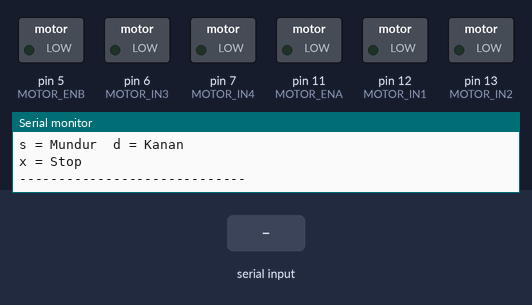
Simulated run of this sketch. Board: Arduino Uno, built with avr-gcc and run on an emulated ATmega328P. Parts: switched loads named in the sketch (green lamp = pin HIGH), the last lines printed to the serial monitor. Inputs (shaded band) come from the test bench.

Above: at 1.2 s.
1.3 s: "w\n" received over Serial
At 1.9 s:
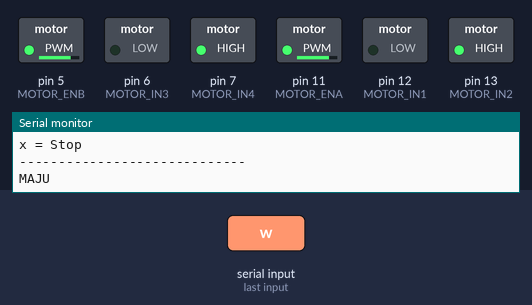
2.8 s: byte 115 ('s') received over Serial
At 3.1 s:
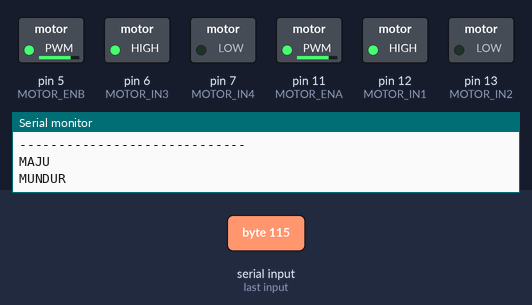
4.3 s: byte 97 ('a') received over Serial
At 5.4 s:
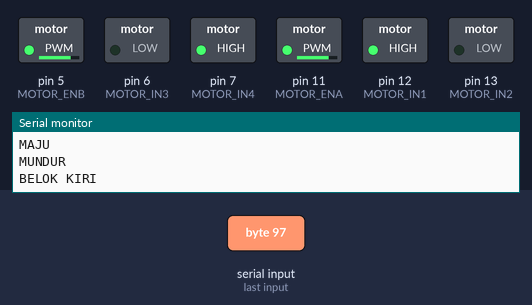
5.8 s: byte 100 ('d') received over Serial
At 6.6 s:
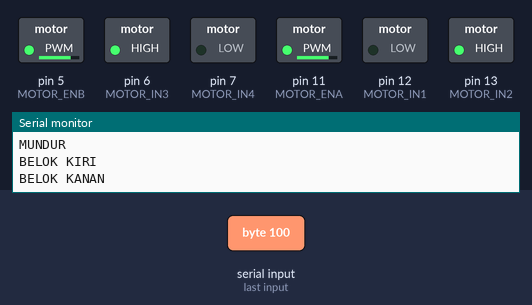
7.3 s: "s\n" received over Serial
At 7.7 s:
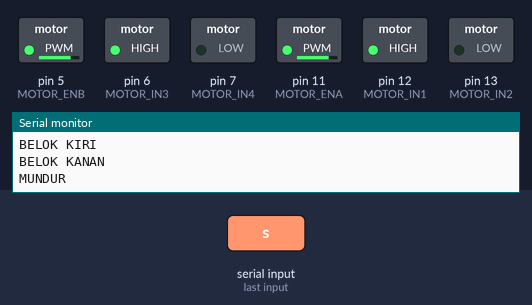
8.8 s: "a\n" received over Serial
At 10.0 s:
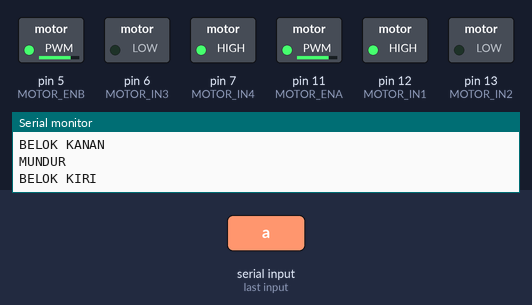
Timing chart, 0 to 11.3 s (numbered marks = the images above; inputs shaded):
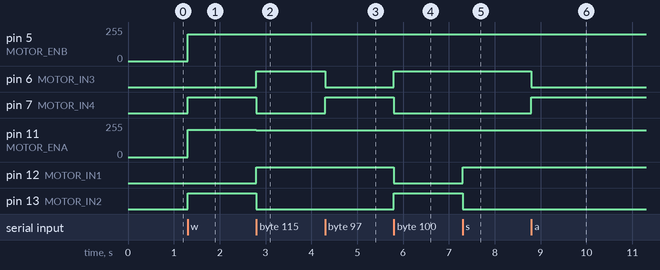

The sketch:

test_motor.ino
```cpp
#define SPEED 200

// === Motor Driver Pins ===
#define MOTOR_ENA 11  // Motor kanan (PWM)
#define MOTOR_IN1 12  // Motor kanan
#define MOTOR_IN2 13

#define MOTOR_ENB 5   // Motor kiri (PWM)
#define MOTOR_IN3 6   // Motor kiri
#define MOTOR_IN4 7

void setup() {
  Serial.begin(9600);

  pinMode(MOTOR_IN1, OUTPUT);
  pinMode(MOTOR_IN2, OUTPUT);
  pinMode(MOTOR_IN3, OUTPUT);
  pinMode(MOTOR_IN4, OUTPUT);
  pinMode(MOTOR_ENA, OUTPUT);
  pinMode(MOTOR_ENB, OUTPUT);

  stopMotors();

  Serial.println("Kontrol Robot via Serial Monitor");
  Serial.println("Perintah:");
  Serial.println("w = Maju\ta = Kiri");
  Serial.println("s = Mundur\td = Kanan");
  Serial.println("x = Stop");
  Serial.println("-----------------------------");
}

void loop() {
  if (Serial.available()) {
    char cmd = Serial.read();

    // Abaikan karakter newline dan carriage return
    if (cmd == '\n' || cmd == '\r') return;

    switch (cmd) {
      case 'w': maju(); break;
      case 's': mundur(); break;
      case 'a': belokKiri(); break;
      case 'd': belokKanan(); break;
      case 'x': stopMotors(); break;
      default: Serial.println("Perintah tidak valid! Gunakan w,a,s,d,x");
    }
  }
}

// === Fungsi Motor ===
void maju() {
  digitalWrite(MOTOR_IN1, LOW);
  digitalWrite(MOTOR_IN2, HIGH);
  digitalWrite(MOTOR_IN3, LOW);
  digitalWrite(MOTOR_IN4, HIGH);
  analogWrite(MOTOR_ENA, SPEED + 3); // Koreksi motor kanan
  analogWrite(MOTOR_ENB, SPEED);
  Serial.println("MAJU");
}

void mundur() {
  digitalWrite(MOTOR_IN1, HIGH);
  digitalWrite(MOTOR_IN2, LOW);
  digitalWrite(MOTOR_IN3, HIGH);
  digitalWrite(MOTOR_IN4, LOW);
  analogWrite(MOTOR_ENA, SPEED);
  analogWrite(MOTOR_ENB, SPEED);
  Serial.println("MUNDUR");
}

void belokKiri() {
  digitalWrite(MOTOR_IN1, HIGH);
  digitalWrite(MOTOR_IN2, LOW);
  digitalWrite(MOTOR_IN3, LOW);
  digitalWrite(MOTOR_IN4, HIGH);
  analogWrite(MOTOR_ENA, SPEED);
  analogWrite(MOTOR_ENB, SPEED);
  Serial.println("BELOK KIRI");
}

void belokKanan() {
  digitalWrite(MOTOR_IN1, LOW);
  digitalWrite(MOTOR_IN2, HIGH);
  digitalWrite(MOTOR_IN3, HIGH);
  digitalWrite(MOTOR_IN4, LOW);
  analogWrite(MOTOR_ENA, SPEED);
  analogWrite(MOTOR_ENB, SPEED);
  Serial.println("BELOK KANAN");
}

void stopMotors() {
  digitalWrite(MOTOR_IN1, LOW);
  digitalWrite(MOTOR_IN2, LOW);
  digitalWrite(MOTOR_IN3, LOW);
  digitalWrite(MOTOR_IN4, LOW);
  analogWrite(MOTOR_ENA, 0);
  analogWrite(MOTOR_ENB, 0);
  Serial.println("STOP");
}
```

Measured:
- after the input at 1.3 s, pin 5 (MOTOR_ENB): 0/255 → 200/255 at once; pin 7 (MOTOR_IN4), pin 13 (MOTOR_IN2): LOW → HIGH at once; pin 11 (MOTOR_ENA): 0/255 → 203/255 at once
- after the input at 2.8 s, pin 6 (MOTOR_IN3), pin 12 (MOTOR_IN1): LOW → HIGH at once; pin 7 (MOTOR_IN4), pin 13 (MOTOR_IN2): HIGH → LOW at once; pin 11 (MOTOR_ENA): 203/255 → 200/255 at once
- after the input at 4.3 s, pin 6 (MOTOR_IN3): HIGH → LOW at once; pin 7 (MOTOR_IN4): LOW → HIGH at once
- after the input at 5.8 s, pin 6 (MOTOR_IN3), pin 13 (MOTOR_IN2): LOW → HIGH at once; pin 7 (MOTOR_IN4), pin 12 (MOTOR_IN1): HIGH → LOW at once
- after the input at 7.3 s, pin 12 (MOTOR_IN1): LOW → HIGH at once; pin 13 (MOTOR_IN2): HIGH → LOW at once
- after the input at 8.8 s, pin 6 (MOTOR_IN3): HIGH → LOW at once; pin 7 (MOTOR_IN4): LOW → HIGH at once
